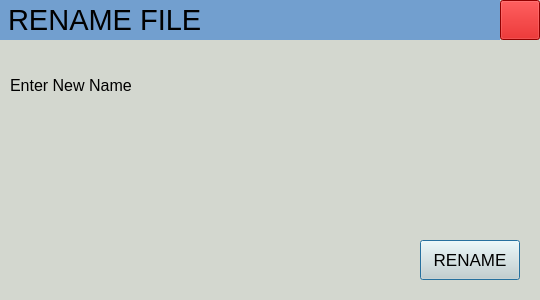
<?xml version="1.0" encoding="UTF-8"?>
<ui version="4.0">
 <class>renamewindow</class>
 <widget class="QDialog" name="renamewindow">
  <property name="geometry">
   <rect>
    <x>0</x>
    <y>0</y>
    <width>540</width>
    <height>300</height>
   </rect>
  </property>
  <property name="windowTitle">
   <string>Dialog</string>
  </property>
  <property name="styleSheet">
   <string notr="true">background-color: rgb(211, 215, 207);</string>
  </property>
  <widget class="QWidget" name="horizontalLayoutWidget">
   <property name="geometry">
    <rect>
     <x>140</x>
     <y>70</y>
     <width>381</width>
     <height>31</height>
    </rect>
   </property>
   <layout class="QHBoxLayout" name="horizontalLayout"/>
  </widget>
  <widget class="QLabel" name="label_name">
   <property name="geometry">
    <rect>
     <x>10</x>
     <y>70</y>
     <width>121</width>
     <height>31</height>
    </rect>
   </property>
   <property name="font">
    <font>
     <pointsize>12</pointsize>
    </font>
   </property>
   <property name="text">
    <string>Enter New Name</string>
   </property>
  </widget>
  <widget class="QPushButton" name="pushButton_rename">
   <property name="geometry">
    <rect>
     <x>420</x>
     <y>240</y>
     <width>100</width>
     <height>40</height>
    </rect>
   </property>
   <property name="font">
    <font>
     <pointsize>13</pointsize>
    </font>
   </property>
   <property name="text">
    <string>RENAME</string>
   </property>
  </widget>
  <widget class="QPushButton" name="pushButton_cancel">
   <property name="geometry">
    <rect>
     <x>500</x>
     <y>0</y>
     <width>40</width>
     <height>40</height>
    </rect>
   </property>
   <property name="styleSheet">
    <string notr="true">background-color: rgb(204, 0, 0);
image: url(:/new/icons/close.png);</string>
   </property>
   <property name="text">
    <string/>
   </property>
  </widget>
  <widget class="QLabel" name="label_status">
   <property name="geometry">
    <rect>
     <x>150</x>
     <y>150</y>
     <width>371</width>
     <height>31</height>
    </rect>
   </property>
   <property name="font">
    <font>
     <pointsize>12</pointsize>
    </font>
   </property>
   <property name="text">
    <string/>
   </property>
   <property name="alignment">
    <set>Qt::AlignCenter</set>
   </property>
  </widget>
  <widget class="QLabel" name="label">
   <property name="geometry">
    <rect>
     <x>0</x>
     <y>0</y>
     <width>500</width>
     <height>40</height>
    </rect>
   </property>
   <property name="font">
    <font>
     <pointsize>22</pointsize>
    </font>
   </property>
   <property name="styleSheet">
    <string notr="true">background-color: rgb(114, 159, 207);</string>
   </property>
   <property name="text">
    <string> RENAME FILE</string>
   </property>
  </widget>
 </widget>
 <resources/>
 <connections/>
</ui>
